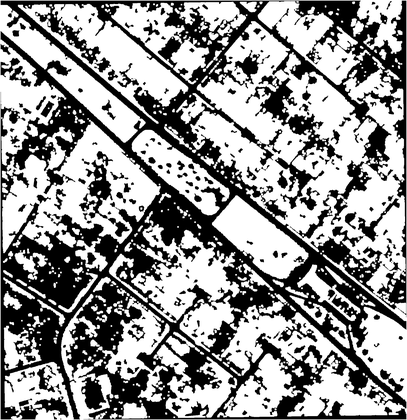
%> input picture Images/mdir_tin_03_m_v2.png, 407 x 420 px, shrunk from 1887 x 1948 before the run, given in place of 121-II-1_GROUND_05.tif, which was not available
$ octave RoadDetection.m   (GNU Octave 9; MATLAB toolbox functions it lacks are replaced by stand-ins)
%> lines starting %> are read from the running program, lines starting %| are printed output that depends on the picture; in (x1, y1, x2, y2) boxes, pixels count from 0 and x2, y2 are one past the last pixel; in counts of white or black regions, pixels touching at a corner belong together; the program's own positions count from 1; pictures that were not available may be replaced by others from this repository, and a replacement may not be noted
%
% Detecção de Rodovias - Limiarização dos MDIRs
% Autor: Gustavo Rota Collegio - 2021

close all; clear all; clc; pkg load image;

disp('  ');
disp(' Limiarização dos MDIRs ');
disp('  ');
disp('                                            UNESP/FCT');
disp('                              Engenharia Cartográfica');
disp('  ');

nome = '../MDIR_LIMIAR/_tin_05/121-II-1_GROUND_05.tif';
%nome = '../MDIR_LIMIAR/_grid_nodata_03/grid03_nodata.tif';
MDIR = imread(nome); MDIR = im2uint8(MDIR);
%> further down, MDIR is the input picture: size 420x407 uint8; min 0, max 255, mean 150.1
figure(1); imshow(MDIR); title(' MDIR com pontos de terreno na resolução 0,5 m ');
figure, imhist(MDIR); axis tight; title('Histograma de frequência do MDIR de resolução 0,5 m');
%> after `title('Histograma de frequência do MDIR de resolução 0,5 m')`:
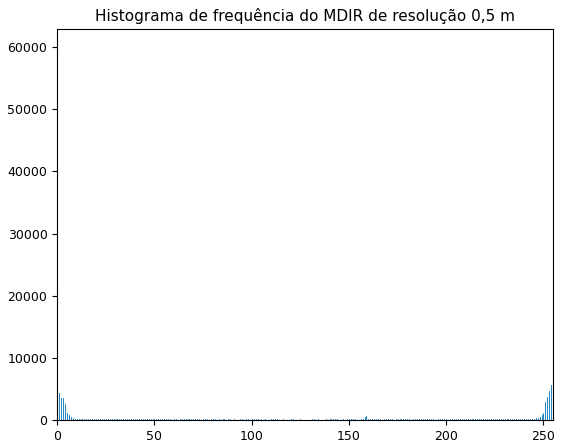
%> figure redrawn from the program's plot data; highest point at x = 255, y = 62905

%% LIMIARIZAÇÃO

%% Otsu (default) - Limiar automático
[LimiarOtimo, SEP]=graythresh(MDIR); % LimiarOtimo; SEP – Nível de separabilidade [0-1]
%> LimiarOtimo = 0.506; SEP = 0.936
Limiar_Automatico = LimiarOtimo*255, Limiar_Automatico = LimiarOtimo
%> after `Limiar_Automatico = LimiarOtimo*255`: Limiar_Automatico = 129
%> after `Limiar_Automatico = LimiarOtimo`: Limiar_Automatico = 0.506
Limiar = input(' Escolha o limiar a partir do histograma e informe: '); Limiar_manual=Limiar/255;
%> the answer given: 1
disp([ ' Limiar [0-255]: ' num2str(Limiar) ] );
disp([ ' Limiar   [0-1]: ' num2str(Limiar_manual) ] );
DATAbin = im2bw(MDIR,Limiar_manual);
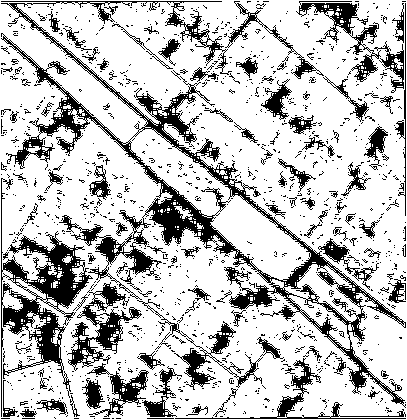
%> DATAbin: size 420x407 logical; 76.3% white; 1158 black regions (1052 under 20 px), largest, box (x1, y1, x2, y2) and area: (1, 1, 406, 408) 14975, (1, 178, 93, 417) 5006, (67, 282, 142, 371) 1906
figure, imshow(DATAbin), colormap(gray(256)), text=(['Limiar manual:',num2str(Limiar_manual)]);
xlabel(text);

%% MDIR - Building and vegetation
nome_2 = '../MDIR_LIMIAR/_tin_05/las_tin_c_05.tif';
%nome_2 = '../MDIR_LIMIAR/_tin_03/las2dem03.tif';
MDIR_2 = imread(nome_2); %MDIR_2 = im2uint8(MDIR_2);
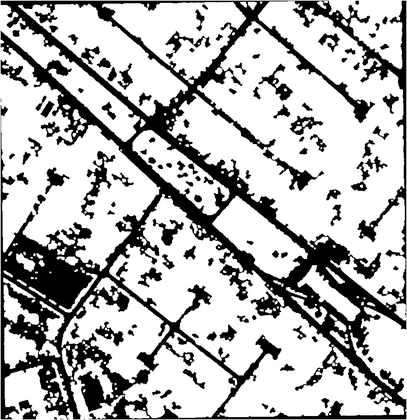
%> input picture Images/mdir_tin_05_m_v2.png, 407 x 420 px, shrunk from 1133 x 1169 before the run, given in place of las_tin_c_05.tif, which was not available
%> MDIR_2 is the input picture: size 420x407 uint8; min 0, max 255, mean 179.9
figure; imshow(MDIR_2); title(' MDIR classe alta resolução 0,5 m ');

%% Visualização do histograma de frequência
figure, imhist(MDIR_2); axis tight; title(' Histograma MDIR classe alta ');

%% Limiarização
Limiar2 = input(' Escolha o limiar a partir do segundo histograma e informe: ');
%> the answer given: 1
Limiar_manual2 = Limiar2/255;
disp([ ' Limiar [0-255]: ' num2str(Limiar2) ] );
disp([ ' Limiar   [0-1]: ' num2str(Limiar_manual2) ] );
DATAbin2 = im2bw(MDIR_2,Limiar_manual2); figure,imshow(DATAbin2),colormap(gray(256)),title(' MDIR classe alta limiarizado ')
%> after `DATAbin2 = im2bw(MDIR_2,Limiar_manual2)`: DATAbin2: size 420x407 logical; 82.7% white; 626 black regions (530 under 20 px), largest, box (x1, y1, x2, y2) and area: (1, 1, 406, 417) 17088, (157, 402, 406, 419) 590, (137, 298, 259, 414) 530

## Caso haja incompatibilidade entre as resoluções das imagens
% [11 lines of commented-out code are left out]

%% Soma das imagens - Classes chão e edificação
C = DATAbin + DATAbin2;
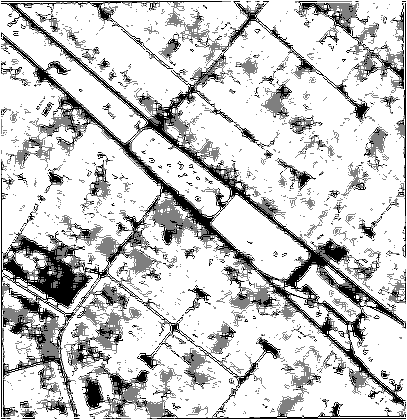
%> C: size 420x407 double; min 0, max 2, mean 1.59; drawn with min black and max white
figure, imshow(C); title('Imagem somada');

[lin,col]=size(C);
%> lin = 420; col = 407

% Clipando a imagem somada
for i=1:lin
  for j=1:col
    if C(i,j) >= 1
      C(i,j) = 1;
     else
      C(i,j) = 0;
    endif
  endfor
endfor
%> C: size 420x407 double; values 0 (black) and 1 (white), 88.5% white; 1662 black regions (1566 under 20 px), largest, box (x1, y1, x2, y2) and area: (1, 3, 404, 325) 3021, (1, 33, 405, 406) 2629, (1, 178, 93, 417) 2298
DATAbins_m = medfilt2(C, [3,3]);
%> DATAbins_m: size 420x407 double; values 0 (black) and 1 (white), 91.3% white; 382 black regions (302 under 20 px), largest, box (x1, y1, x2, y2) and area: (9, 2, 403, 324) 2827, (0, 178, 92, 418) 2230, (2, 36, 256, 270) 1687
C = im2bw(C);
figure, imshow(C); title('Imagem somada e clipada');

%% Operadores_Morfologicos

%% Elemento estruturante - 'strel' define uma forma para o EE
EE = strel("rectangle",[4 3])   %% Dimensão do retângulo
%EE = strel("disk",2,0)          %% Quadrado, especifca-se o comprimento das bordas

% Erosão
IMGe = imerode(C,EE);
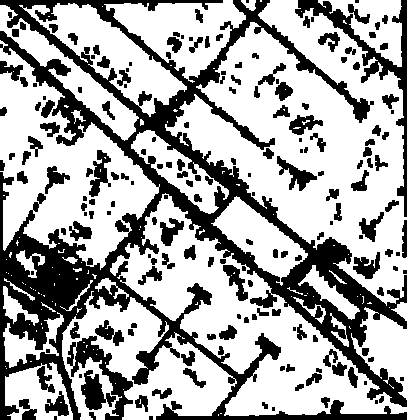
%> IMGe: size 420x407 logical; 65.9% white; 189 black regions (40 under 20 px), largest, box (x1, y1, x2, y2) and area: (0, 0, 407, 420) 39478, (295, 0, 407, 217) 2730, (67, 336, 133, 420) 1546
figure; imshow(IMGe); title(' Erosão ');

% Dilatação
IMGd = imdilate(C,EE);
%> IMGd: size 420x407 logical; 98.7% white; 113 black regions (92 under 20 px), largest, box (x1, y1, x2, y2) and area: (34, 265, 76, 305) 608, (168, 189, 213, 232) 195, (288, 253, 325, 286) 175
figure; imshow(IMGd); title(' Dilatação ');

%% Abertura
IMGabre = imopen(C,EE);
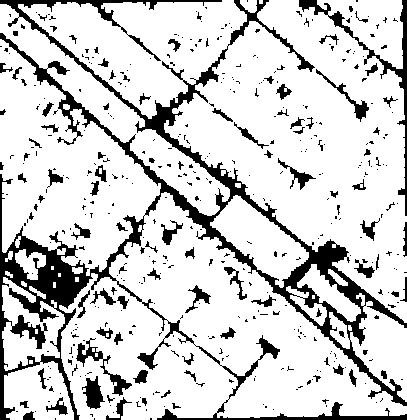
%> IMGabre: size 420x407 logical; 81.9% white; 440 black regions (350 under 20 px), largest, box (x1, y1, x2, y2) and area: (0, 0, 407, 420) 20952, (299, 0, 407, 216) 1552, (76, 338, 132, 396) 589
figure; imshow(IMGabre);colormap(gray(256)); title(' Imagem após abertura ');

%% Fechamento
IMGclose = imclose(C,EE);
%> IMGclose: size 420x407 logical; 96.7% white; 83 black regions (26 under 20 px), largest, box (x1, y1, x2, y2) and area: (33, 263, 87, 306) 1007, (163, 184, 217, 235) 467, (287, 251, 326, 287) 366
figure; imshow(IMGclose);colormap(gray(256)); title(' Imagem após fechamento ');

%% Combinação de abertura e fechamento
IMGaf = IMGabre + IMGclose;
figure; imshow(IMGaf);colormap(gray(256)); title(' Imagem combinada ');

%% Filtro da mediana
DATAbins_m = medfilt2(IMGaf, [3,3]);
figure; imshow(DATAbins_m); title( ' Filtro da mediana ');
%> after `imshow(DATAbins_m)`:
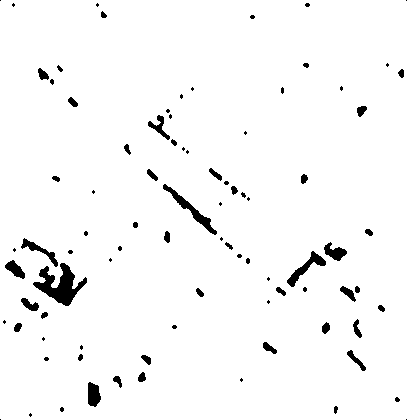
%> displayed picture: size 420x407, on the screen's scale of 0 to 255; 96.9% white; 87 black regions (43 under 20 px), largest, box (x1, y1, x2, y2) and area: (33, 263, 87, 306) 1004, (163, 184, 217, 235) 462, (287, 251, 326, 287) 365

% Armazenamento
imwrite(DATAbins_m, '../MDIR_LIMIAR/Armazenamento/tin_05/mdir_05_tin.tif')';

disp(' ');
disp(' Programa finalizado! ');
disp(' ');
